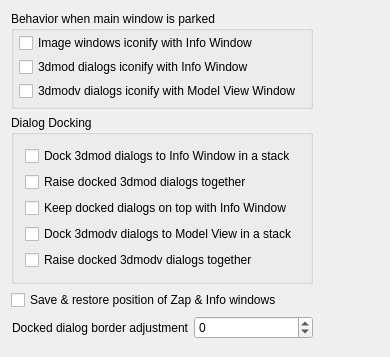
<?xml version="1.0" encoding="UTF-8"?>
<ui version="4.0">
 <class>LayoutForm</class>
 <widget class="QWidget" name="LayoutForm">
  <property name="geometry">
   <rect>
    <x>0</x>
    <y>0</y>
    <width>390</width>
    <height>357</height>
   </rect>
  </property>
  <property name="windowTitle">
   <string>Windows</string>
  </property>
  <layout class="QHBoxLayout" name="horizontalLayout_2">
   <item>
    <layout class="QVBoxLayout" name="verticalLayout_2">
     <item>
      <widget class="QGroupBox" name="GroupBox3">
       <property name="title">
        <string>Behavior when main window is parked</string>
       </property>
       <layout class="QVBoxLayout">
        <property name="spacing">
         <number>4</number>
        </property>
        <property name="leftMargin">
         <number>5</number>
        </property>
        <property name="topMargin">
         <number>2</number>
        </property>
        <property name="rightMargin">
         <number>5</number>
        </property>
        <property name="bottomMargin">
         <number>5</number>
        </property>
        <item>
         <widget class="QCheckBox" name="imageIconifyBox">
          <property name="toolTip">
           <string>Park all image windows (Zap, Slicer, etc) when parking Info Window</string>
          </property>
          <property name="text">
           <string>Image windows iconify with Info Window</string>
          </property>
         </widget>
        </item>
        <item>
         <widget class="QCheckBox" name="imodDlgIconifyBox">
          <property name="toolTip">
           <string>Park all 3dmod dialogs (Edit-Object-Type, etc) when parking Info Window</string>
          </property>
          <property name="text">
           <string>3dmod dialogs iconify with Info Window</string>
          </property>
         </widget>
        </item>
        <item>
         <widget class="QCheckBox" name="imodvDlgIconifyBox">
          <property name="toolTip">
           <string>Park all 3dmodv dialogs (Edit-Objects, etc)  when parking 3dmodv Window</string>
          </property>
          <property name="text">
           <string>3dmodv dialogs iconify with Model View Window</string>
          </property>
         </widget>
        </item>
       </layout>
      </widget>
     </item>
     <item>
      <widget class="QGroupBox" name="groupBox">
       <property name="title">
        <string>Dialog Docking</string>
       </property>
       <layout class="QVBoxLayout" name="verticalLayout">
        <item>
         <widget class="QCheckBox" name="dockImodDlgsBox">
          <property name="toolTip">
           <string>Place 3dmod dialogs in a stack attached to the Info Window when opening them</string>
          </property>
          <property name="text">
           <string>Dock 3dmod dialogs to Info Window in a stack</string>
          </property>
         </widget>
        </item>
        <item>
         <widget class="QCheckBox" name="raiseImodStackBox">
          <property name="toolTip">
           <string>Raise all docked 3dmod dialogs when one of them gets the input focus
(probably not wanted if window under mouse gets focus without clicking)</string>
          </property>
          <property name="text">
           <string>Raise docked 3dmod dialogs together</string>
          </property>
         </widget>
        </item>
        <item>
         <widget class="QCheckBox" name="keepStackOnTopBox">
          <property name="toolTip">
           <string>Keep docked dialogs on top also when Info Window is pinned to stay on top</string>
          </property>
          <property name="text">
           <string>Keep docked dialogs on top with Info Window</string>
          </property>
         </widget>
        </item>
        <item>
         <widget class="QCheckBox" name="dockImodvDlgsBox">
          <property name="toolTip">
           <string>Place 3dmodv dialogs in a stack attached to the Model View Window when opening them</string>
          </property>
          <property name="text">
           <string>Dock 3dmodv dialogs to Model View in a stack</string>
          </property>
         </widget>
        </item>
        <item>
         <widget class="QCheckBox" name="raiseImodvStackBox">
          <property name="toolTip">
           <string>Raise all docked Model View dialogs when one of them gets the input focus
(probably not wanted if window under mouse gets focus without clicking)</string>
          </property>
          <property name="text">
           <string>Raise docked 3dmodv dialogs together</string>
          </property>
         </widget>
        </item>
       </layout>
      </widget>
     </item>
     <item>
      <widget class="QCheckBox" name="geomCheckBox">
       <property name="text">
        <string>Save &amp;&amp; restore position of Zap &amp;&amp; Info windows</string>
       </property>
      </widget>
     </item>
     <item>
      <layout class="QHBoxLayout" name="horizontalLayout">
       <item>
        <widget class="QLabel" name="label">
         <property name="text">
          <string>Docked dialog border adjustment</string>
         </property>
         <property name="alignment">
          <set>Qt::AlignRight|Qt::AlignTrailing|Qt::AlignVCenter</set>
         </property>
        </widget>
       </item>
       <item>
        <widget class="QSpinBox" name="frameAdjSpinBox">
         <property name="focusPolicy">
          <enum>Qt::ClickFocus</enum>
         </property>
         <property name="toolTip">
          <string>Set border size so that there is no gap or overlap between docked dialogs</string>
         </property>
         <property name="minimum">
          <number>-20</number>
         </property>
         <property name="maximum">
          <number>20</number>
         </property>
        </widget>
       </item>
      </layout>
     </item>
     <item>
      <spacer name="verticalSpacer">
       <property name="orientation">
        <enum>Qt::Vertical</enum>
       </property>
       <property name="sizeHint" stdset="0">
        <size>
         <width>263</width>
         <height>18</height>
        </size>
       </property>
      </spacer>
     </item>
    </layout>
   </item>
   <item>
    <spacer name="horizontalSpacer">
     <property name="orientation">
      <enum>Qt::Horizontal</enum>
     </property>
     <property name="sizeHint" stdset="0">
      <size>
       <width>4</width>
       <height>20</height>
      </size>
     </property>
    </spacer>
   </item>
  </layout>
 </widget>
 <layoutdefault spacing="6" margin="11"/>
 <resources/>
 <connections/>
</ui>
